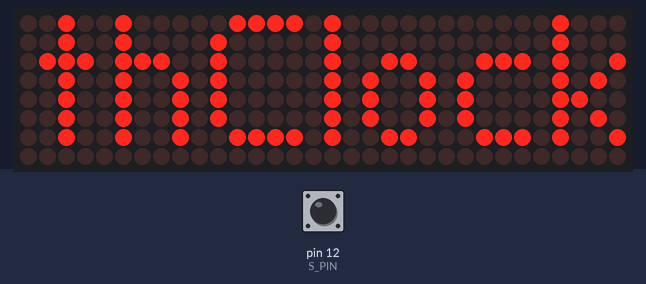
A sketch run on a simulated Arduino Uno, built with avr-gcc and run on an emulated ATmega328P. Parts: 32×8 LED matrix. The inputs (shaded band) are chosen by the test bench; at power-on: pin 12 (S_PIN) HIGH. Random numbers use the default seed unless the sketch sets one.

Above: at 1.2 s.
1.3 s: pin 12 (S_PIN) pulled LOW for 3.2 s
At 6.0 s:
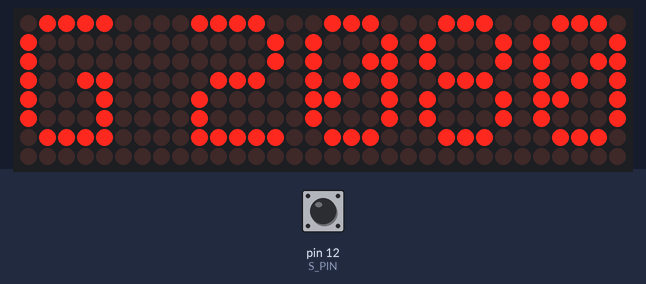
At 10.2 s:
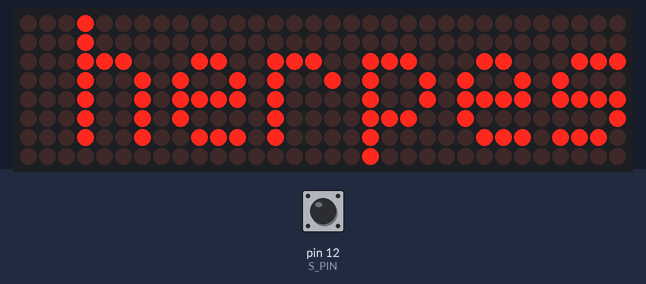
10.7 s: pin 12 (S_PIN) driven HIGH
13.7 s: pin 12 (S_PIN) driven LOW
At 19.0 s:
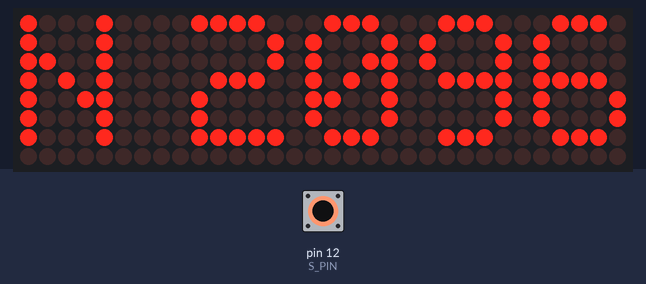
Timing chart, 0 to 20.5 s (numbered marks = the images above; inputs shaded):
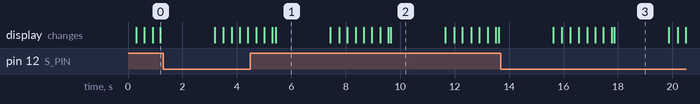

Measured:
- what the display in image 1 shows lasts 2.0 s, from 5.4 s to 7.4 s

The sketch:

DeathClockESP.ino
```cpp
// Use the Parola library to scroll text on the display
//
// Demonstrates the use of the scrolling function to display text received
// from the serial interface
//
// User can enter text on the serial monitor and this will display as a
// scrolling message on the display.
// Speed for the display is controlled by a pot on SPEED_IN analog in.
// Scrolling direction is controlled by a switch on DIRECTION_SET digital in.
// Invert ON/OFF is set by a switch on INVERT_SET digital in.
//
// UISwitch library can be found at https://github.com/MajicDesigns/MD_UISwitch
// MD_MAX72XX library can be found at https://github.com/MajicDesigns/MD_MAX72XX
//


#include <MD_Parola.h>
#include <MD_MAX72xx.h>
#include <SPI.h>

// set to 1 if we are implementing the user interface pot, switch, etc
#define USE_UI_CONTROL 0

#if USE_UI_CONTROL
#include <MD_UISwitch.h>
#endif

// Turn on debug statements to the serial output
#define DEBUG 0

#if DEBUG
#define PRINT(s, x) { Serial.print(F(s)); Serial.print(x); }
#define PRINTS(x) Serial.print(F(x))
#define PRINTX(x) Serial.println(x, HEX)
#else
#define PRINT(s, x)
#define PRINTS(x)
#define PRINTX(x)
#endif

// Connections for ESP8266 hardware SPI are:
// Vcc       3v3     LED matrixes seem to work at 3.3V
// GND       GND     GND
// DIN        D7     HSPID or HMOSI
// CS or LD   D8     HSPICS or HCS
// CLK        D5     CLK or HCLK
//
#define HARDWARE_TYPE MD_MAX72XX::FC16_HW
#define MAX_DEVICES 4
#define CLK_PIN   14 //D5
#define DATA_PIN  13 //D7
#define CS_PIN    15 //D8
#define S_PIN     12 //D6

// Assinging a variable to the Parola instance
MD_Parola LCD = MD_Parola(HARDWARE_TYPE, DATA_PIN, CLK_PIN, CS_PIN, MAX_DEVICES);

/* Scrolling parameters
#if USE_UI_CONTROL
const uint8_t SPEED_IN = A5;
const uint8_t DIRECTION_SET = 8;  // change the effect
const uint8_t INVERT_SET = 9;     // change the invert

const uint8_t SPEED_DEADBAND = 5;
#endif // USE_UI_CONTROL
*/

uint8_t scrollSpeed = 25;    // default frame delay value
textEffect_t scrollEffect = PA_SCROLL_LEFT;
textPosition_t scrollAlign = PA_LEFT;
uint16_t scrollPause = 2000; // in milliseconds

// Global message buffers shared by Serial and Scrolling functions
#define	BUF_SIZE	120
char COD1[BUF_SIZE] = { " " };
char deathMessage[BUF_SIZE] = { " " };
char curMessage[BUF_SIZE] = { " " };
char newMessage[BUF_SIZE] = {"DeathClock"};
char Default[BUF_SIZE] = {"DeathClock"};
bool dateshown = false;


char* COD[]={"Ants!! So many ants",
"Radioactive apes",
"Hit by a camel",
"Sucked out an airlock",
"Unable to retrieve carrot",
"Trip over own pants",
"Noxious gasses",
"Venomous rabbit",
"Junk caught in vacuum",
"You get mauled by a bear",
"Surfed to long",
"Planet-wide extinction event",
"Space herpes",
"Ask again later, I'm trying to score with the toaster",
"Reverse enema",
"Get an owwieeee",
"Suffocated by puppets"
};

char* mon[]={
"JAN",
"FEB",
"MAR",
"APR",
"MAY",
"JUN",
"JUL",
"AUG",
"SEP",
"OCT",
"NOV",
"DEC",
};

int day;


void GetDeath()
{


  int MMM = random(0, 12);

  char* month = (mon[MMM]);

  int year = random(2024,2101);

   if (month == "FEB")
     {
     day = random (1,29);
     }

   else if(month == "SEP" or month == "APR" or month == "JUN" or month == "NOV")
     {
      day = random (1,31);
     }

   else
     {
      day = random (1,32);
     }

   if (day < 10)
      {
      //add the leading 0 to <10
      }


// assign your new message here

     String space = " ";
     String date = day + space + month + space + year;
     //formatting to DD MMM YYYY

     date.toCharArray(curMessage, BUF_SIZE);

}


void setup()
{
  // initiates and displays message to the Serial monitor
  Serial.begin(57600);
  //Serial.print("\n[Parola Scrolling Display]\nType a message for the scrolling display\nEnd message line with a newline");

pinMode(S_PIN,INPUT_PULLUP);

// Initialize the object data. 'LCD' This needs to be called during setup() to initialize new data for the class
// that cannot be done during the object creation. This form of the method is for backward compatibility
// and creates one zone for the entire display.

  LCD.begin();

// Easy start for a non-scrolling text display. This method is a convenient way to set up a
// static text display. All the data necessary for setup is passed through as parameters and the
// display animation is started. Assumes one zone only (zone 0).

  LCD.displayText(newMessage, scrollAlign, scrollSpeed, scrollPause, scrollEffect, scrollEffect);

}


void loop()
{

 // Animate all the zones in the display using the currently specified text and animation parameters
// bool true if at least one zone animation has completed, false otherwise.
int var = digitalRead(S_PIN);

  if (LCD.displayAnimate())
    {
      GetDeath();
    if (var == 0 or dateshown == true) //Pushed
    {
      if (dateshown == true){
          int picker = random(0,17);
          strcpy(newMessage,COD[picker]);

              LCD.displayReset();
              LCD.displayAnimate();
              dateshown = false;
                            }
      else{
              // Date
              strcpy(newMessage,curMessage);
              LCD.displayReset();
              LCD.displayAnimate();
              dateshown = true;
          }

    }
    else{
              strcpy(newMessage,Default);
              LCD.displayReset();
              LCD.displayAnimate();
    }


  }

}
```
